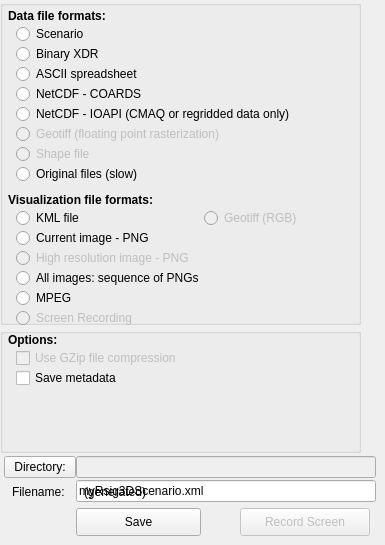
      <widget class="QWidget" name="saveTab">
       <attribute name="title">
        <string>Save</string>
       </attribute>
       <attribute name="toolTip">
        <string>Options for saving data to your disk</string>
       </attribute>
       <widget class="QGroupBox" name="groupBox_3">
        <property name="geometry">
         <rect>
          <x>0</x>
          <y>0</y>
          <width>361</width>
          <height>325</height>
         </rect>
        </property>
        <property name="title">
         <string/>
        </property>
        <property name="flat">
         <bool>true</bool>
        </property>
        <widget class="QRadioButton" name="binaryxdrRadioButton">
         <property name="geometry">
          <rect>
           <x>16</x>
           <y>44</y>
           <width>129</width>
           <height>20</height>
          </rect>
         </property>
         <property name="text">
          <string>Binary XDR</string>
         </property>
        </widget>
        <widget class="QRadioButton" name="netcdfcoardsRadioButton">
         <property name="geometry">
          <rect>
           <x>16</x>
           <y>84</y>
           <width>137</width>
           <height>20</height>
          </rect>
         </property>
         <property name="text">
          <string>NetCDF - COARDS</string>
         </property>
        </widget>
        <widget class="QRadioButton" name="asciisheetRadioButton">
         <property name="geometry">
          <rect>
           <x>16</x>
           <y>64</y>
           <width>149</width>
           <height>20</height>
          </rect>
         </property>
         <property name="text">
          <string>ASCII spreadsheet</string>
         </property>
        </widget>
        <widget class="QRadioButton" name="geotiffRadioButton">
         <property name="enabled">
          <bool>false</bool>
         </property>
         <property name="geometry">
          <rect>
           <x>16</x>
           <y>124</y>
           <width>257</width>
           <height>20</height>
          </rect>
         </property>
         <property name="text">
          <string>Geotiff (floating point rasterization)</string>
         </property>
        </widget>
        <widget class="QRadioButton" name="originalFileRadioButton">
         <property name="enabled">
          <bool>true</bool>
         </property>
         <property name="geometry">
          <rect>
           <x>16</x>
           <y>164</y>
           <width>305</width>
           <height>20</height>
          </rect>
         </property>
         <property name="text">
          <string>Original files (slow)</string>
         </property>
        </widget>
        <widget class="QRadioButton" name="shapeRadioButton">
         <property name="enabled">
          <bool>false</bool>
         </property>
         <property name="geometry">
          <rect>
           <x>16</x>
           <y>144</y>
           <width>341</width>
           <height>20</height>
          </rect>
         </property>
         <property name="text">
          <string>Shape file</string>
         </property>
        </widget>
        <widget class="QRadioButton" name="netcdfioapiRadioButton">
         <property name="enabled">
          <bool>true</bool>
         </property>
         <property name="geometry">
          <rect>
           <x>16</x>
           <y>104</y>
           <width>321</width>
           <height>20</height>
          </rect>
         </property>
         <property name="text">
          <string>NetCDF - IOAPI (CMAQ or regridded data only)</string>
         </property>
        </widget>
        <widget class="QRadioButton" name="allpngsRadioButton">
         <property name="geometry">
          <rect>
           <x>16</x>
           <y>268</y>
           <width>209</width>
           <height>20</height>
          </rect>
         </property>
         <property name="text">
          <string>All images: sequence of PNGs</string>
         </property>
        </widget>
        <widget class="QRadioButton" name="mpegRadioButton">
         <property name="geometry">
          <rect>
           <x>16</x>
           <y>288</y>
           <width>102</width>
           <height>20</height>
          </rect>
         </property>
         <property name="text">
          <string>MPEG</string>
         </property>
        </widget>
        <widget class="QRadioButton" name="highrespngRadioButton">
         <property name="enabled">
          <bool>false</bool>
         </property>
         <property name="geometry">
          <rect>
           <x>16</x>
           <y>248</y>
           <width>213</width>
           <height>20</height>
          </rect>
         </property>
         <property name="text">
          <string>High resolution image - PNG</string>
         </property>
        </widget>
        <widget class="QRadioButton" name="currentpngRadioButton">
         <property name="geometry">
          <rect>
           <x>16</x>
           <y>228</y>
           <width>157</width>
           <height>20</height>
          </rect>
         </property>
         <property name="text">
          <string>Current image - PNG</string>
         </property>
        </widget>
        <widget class="QRadioButton" name="kmlRadioButton">
         <property name="geometry">
          <rect>
           <x>16</x>
           <y>208</y>
           <width>102</width>
           <height>20</height>
          </rect>
         </property>
         <property name="text">
          <string>KML file</string>
         </property>
        </widget>
        <widget class="QRadioButton" name="geotiffrgbRadioButton">
         <property name="enabled">
          <bool>false</bool>
         </property>
         <property name="geometry">
          <rect>
           <x>204</x>
           <y>208</y>
           <width>129</width>
           <height>20</height>
          </rect>
         </property>
         <property name="text">
          <string>Geotiff (RGB)</string>
         </property>
        </widget>
        <widget class="QLabel" name="label_5">
         <property name="geometry">
          <rect>
           <x>8</x>
           <y>8</y>
           <width>129</width>
           <height>16</height>
          </rect>
         </property>
         <property name="text">
          <string>&lt;html&gt;&lt;head/&gt;&lt;body&gt;&lt;p&gt;&lt;span style=&quot; font-weight:600;&quot;&gt;Data file formats:&lt;/span&gt;&lt;/p&gt;&lt;/body&gt;&lt;/html&gt;</string>
         </property>
         <property name="textFormat">
          <enum>Qt::RichText</enum>
         </property>
        </widget>
        <widget class="QLabel" name="label_6">
         <property name="geometry">
          <rect>
           <x>8</x>
           <y>192</y>
           <width>193</width>
           <height>16</height>
          </rect>
         </property>
         <property name="text">
          <string>&lt;html&gt;&lt;head/&gt;&lt;body&gt;&lt;p&gt;&lt;span style=&quot; font-weight:600;&quot;&gt;Visualization file formats:&lt;/span&gt;&lt;/p&gt;&lt;/body&gt;&lt;/html&gt;</string>
         </property>
         <property name="textFormat">
          <enum>Qt::RichText</enum>
         </property>
        </widget>
        <widget class="QRadioButton" name="scenarioRadioButton">
         <property name="geometry">
          <rect>
           <x>16</x>
           <y>24</y>
           <width>129</width>
           <height>20</height>
          </rect>
         </property>
         <property name="text">
          <string>Scenario</string>
         </property>
        </widget>
        <widget class="QRadioButton" name="screenRecordRadioButton">
         <property name="enabled">
          <bool>false</bool>
         </property>
         <property name="geometry">
          <rect>
           <x>16</x>
           <y>308</y>
           <width>153</width>
           <height>20</height>
          </rect>
         </property>
         <property name="text">
          <string>Screen Recording</string>
         </property>
        </widget>
       </widget>
       <widget class="QGroupBox" name="groupBox_2">
        <property name="geometry">
         <rect>
          <x>0</x>
          <y>328</y>
          <width>361</width>
          <height>125</height>
         </rect>
        </property>
        <property name="title">
         <string notr="true"/>
        </property>
        <property name="flat">
         <bool>true</bool>
        </property>
        <widget class="QCheckBox" name="gzipCheckBox">
         <property name="enabled">
          <bool>false</bool>
         </property>
         <property name="geometry">
          <rect>
           <x>16</x>
           <y>20</y>
           <width>185</width>
           <height>20</height>
          </rect>
         </property>
         <property name="text">
          <string>Use GZip file compression</string>
         </property>
        </widget>
        <widget class="QCheckBox" name="saveMetadataCheckBox">
         <property name="enabled">
          <bool>true</bool>
         </property>
         <property name="geometry">
          <rect>
           <x>16</x>
           <y>40</y>
           <width>289</width>
           <height>20</height>
          </rect>
         </property>
         <property name="text">
          <string>Save metadata</string>
         </property>
        </widget>
        <widget class="QLabel" name="label_7">
         <property name="geometry">
          <rect>
           <x>8</x>
           <y>4</y>
           <width>177</width>
           <height>16</height>
          </rect>
         </property>
         <property name="text">
          <string>&lt;html&gt;&lt;head/&gt;&lt;body&gt;&lt;p&gt;&lt;span style=&quot; font-weight:600;&quot;&gt;Options:&lt;/span&gt;&lt;/p&gt;&lt;/body&gt;&lt;/html&gt;</string>
         </property>
         <property name="textFormat">
          <enum>Qt::RichText</enum>
         </property>
        </widget>
       </widget>
       <widget class="QLineEdit" name="dirnameLineEdit">
        <property name="enabled">
         <bool>false</bool>
        </property>
        <property name="geometry">
         <rect>
          <x>76</x>
          <y>456</y>
          <width>300</width>
          <height>22</height>
         </rect>
        </property>
        <property name="minimumSize">
         <size>
          <width>300</width>
          <height>22</height>
         </size>
        </property>
        <property name="maximumSize">
         <size>
          <width>300</width>
          <height>22</height>
         </size>
        </property>
       </widget>
       <widget class="QToolButton" name="writetofileToolButton">
        <property name="geometry">
         <rect>
          <x>4</x>
          <y>456</y>
          <width>72</width>
          <height>22</height>
         </rect>
        </property>
        <property name="minimumSize">
         <size>
          <width>72</width>
          <height>22</height>
         </size>
        </property>
        <property name="maximumSize">
         <size>
          <width>72</width>
          <height>20</height>
         </size>
        </property>
        <property name="text">
         <string>Directory:</string>
        </property>
       </widget>
       <widget class="QPushButton" name="savefilePushButton">
        <property name="geometry">
         <rect>
          <x>76</x>
          <y>508</y>
          <width>125</width>
          <height>28</height>
         </rect>
        </property>
        <property name="minimumSize">
         <size>
          <width>125</width>
          <height>28</height>
         </size>
        </property>
        <property name="maximumSize">
         <size>
          <width>110</width>
          <height>28</height>
         </size>
        </property>
        <property name="text">
         <string>Save</string>
        </property>
       </widget>
       <widget class="QPushButton" name="savevideoPushButton">
        <property name="enabled">
         <bool>false</bool>
        </property>
        <property name="geometry">
         <rect>
          <x>240</x>
          <y>508</y>
          <width>130</width>
          <height>28</height>
         </rect>
        </property>
        <property name="minimumSize">
         <size>
          <width>130</width>
          <height>28</height>
         </size>
        </property>
        <property name="maximumSize">
         <size>
          <width>130</width>
          <height>28</height>
         </size>
        </property>
        <property name="text">
         <string>Record Screen</string>
        </property>
       </widget>
       <widget class="QLineEdit" name="filenameLineEdit">
        <property name="enabled">
         <bool>true</bool>
        </property>
        <property name="geometry">
         <rect>
          <x>76</x>
          <y>480</y>
          <width>300</width>
          <height>22</height>
         </rect>
        </property>
        <property name="minimumSize">
         <size>
          <width>300</width>
          <height>22</height>
         </size>
        </property>
        <property name="maximumSize">
         <size>
          <width>16777215</width>
          <height>22</height>
         </size>
        </property>
        <property name="text">
         <string>myRsig3DScenario.xml</string>
        </property>
       </widget>
       <widget class="QLabel" name="label_26">
        <property name="geometry">
         <rect>
          <x>12</x>
          <y>484</y>
          <width>61</width>
          <height>16</height>
         </rect>
        </property>
        <property name="text">
         <string>Filename:</string>
        </property>
       </widget>
       <widget class="QLabel" name="filename_generated">
        <property name="geometry">
         <rect>
          <x>84</x>
          <y>484</y>
          <width>285</width>
          <height>16</height>
         </rect>
        </property>
        <property name="text">
         <string>(generated)</string>
        </property>
       </widget>
      </widget>
